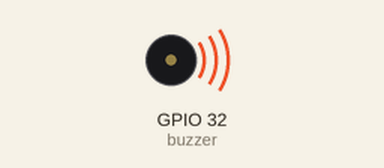
Simulated run of this sketch. Board: ESP32. Parts: buzzer (waves = sounding).

Above: at 0.5 s.
Timing chart, 0 to 4.6 s (numbered marks = the images above):
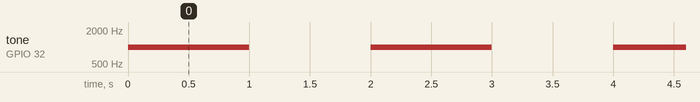

The sketch:

ESP32_Buzzer.ino
```cpp
#define buzzer 32

void setup(){

  pinMode(buzzer, OUTPUT);

}

void   loop(){

  tone(buzzer, 1000); // Send 1KHz sound signal...
  delay(1000);         // ...for 1 sec
  noTone(buzzer);     // Stop sound...
  delay(1000);         // ...for 1sec

}
```

Measured:
- by itself, tone on GPIO 32 (buzzer): alternates 1000 Hz for 1.0 s and silent for 1.0 s
